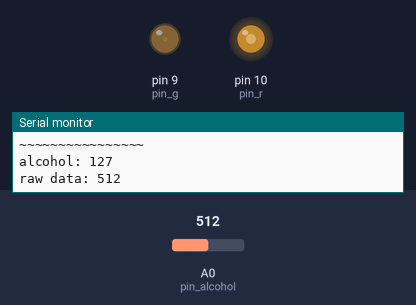
A sketch run on a simulated Arduino Uno, built with avr-gcc and run on an emulated ATmega328P. On the bench: output pins drawn as LEDs (lit = HIGH), the last lines printed to the serial monitor. The inputs (shaded band) are chosen by the test bench; at power-on: A0 (pin_alcohol) = 512.

Above: at 1.3 s.
1.4 s: A0 (pin_alcohol) set to 716
At 1.8 s:
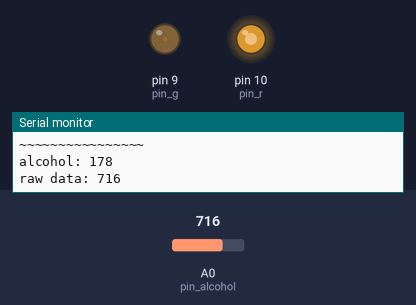
3.0 s: A0 (pin_alcohol) set to 900
At 4.2 s:
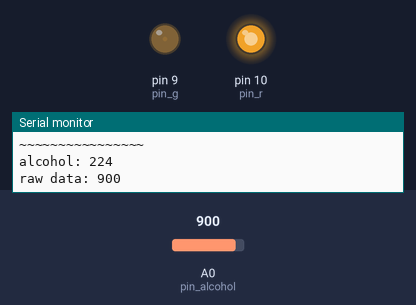
4.5 s: A0 (pin_alcohol) set to 1023
At 5.4 s:
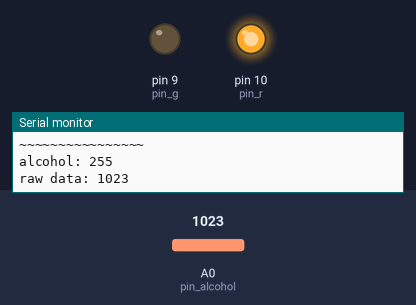
6.0 s: A0 (pin_alcohol) set to 290
At 6.7 s:
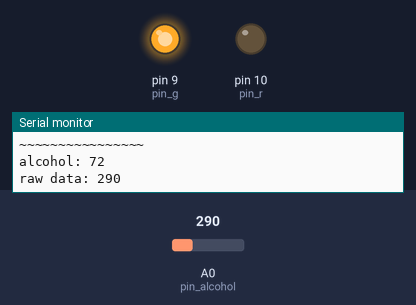
7.5 s: A0 (pin_alcohol) set to 511
At 7.9 s:
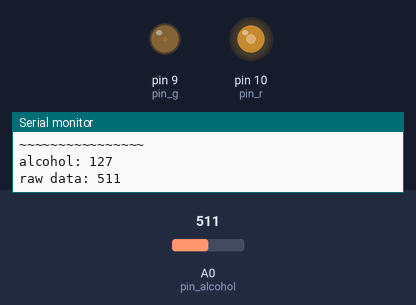
9.0 s: A0 (pin_alcohol) set to 122
At 10.3 s:
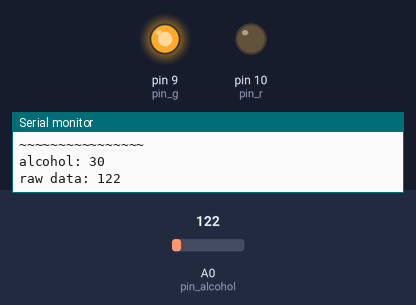
Timing chart, 0 to 11.5 s (numbered marks = the images above; inputs shaded):
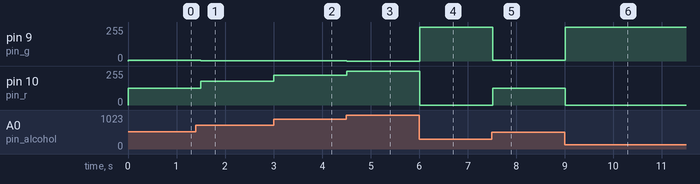

The sketch:

alcohol.ino
```cpp
int pin_r = 10;
int pin_g = 9;
int pin_alcohol = A0;

void setup() {
  // put your setup code here, to run once:
  pinMode(pin_g, OUTPUT);
  pinMode(pin_r, OUTPUT);
  Serial.begin(9600);
}

void loop() {
  // put your main code here, to run repeatedly:
  int alcohol = analogRead(pin_alcohol);
  int result = map(alcohol, 0, 1023, 0, 255);
  if(alcohol <= 300) {
    analogWrite(pin_g, 255);
    analogWrite(pin_r, 0);
  } else {
    analogWrite(pin_g, (255-result)/20);
    analogWrite(pin_r, result);
  }
  Serial.println("~~~~~~~~~~~~~~~~");
  Serial.print("alcohol: ");
  Serial.println(result);
  Serial.print("raw data: ");
  Serial.println(alcohol);
  delay(500);
}
```

Measured:
- after the input at 1.4 s, pin 9 (pin_g): 6/255 → 3/255 after 0.10 s; pin 10 (pin_r): 127/255 → 178/255 after 0.10 s
- after the input at 3.0 s, pin 9 (pin_g): 3/255 → 1/255 at once; pin 10 (pin_r): 178/255 → 224/255 at once
- after the input at 4.5 s, pin 9 (pin_g): 1/255 → 0/255 at once; pin 10 (pin_r): 224/255 → 255/255 at once
- after the input at 6.0 s, pin 9 (pin_g): 0/255 → 255/255 at once; pin 10 (pin_r): 255/255 → 0/255 at once
- after the input at 7.5 s, pin 9 (pin_g): 255/255 → 6/255 at once; pin 10 (pin_r): 0/255 → 127/255 at once
- after the input at 9.0 s, pin 9 (pin_g): 6/255 → 255/255 at once; pin 10 (pin_r): 127/255 → 0/255 at once
